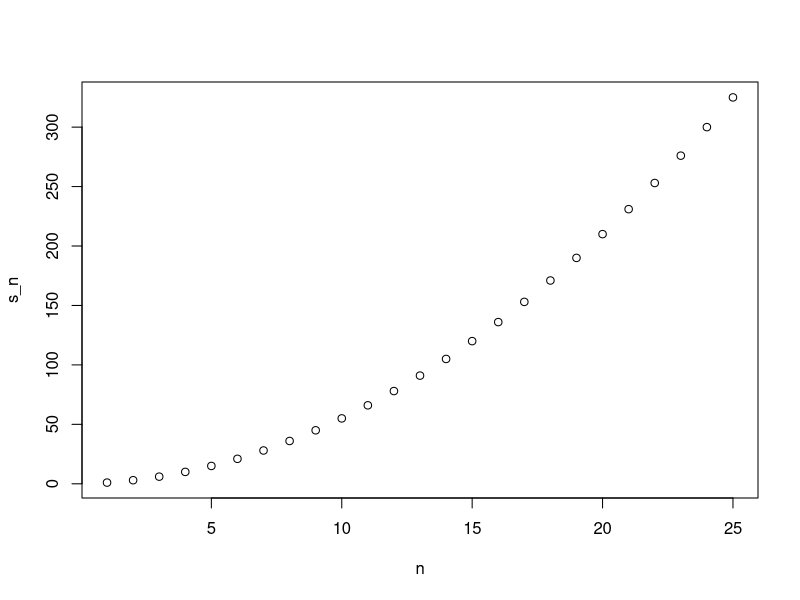
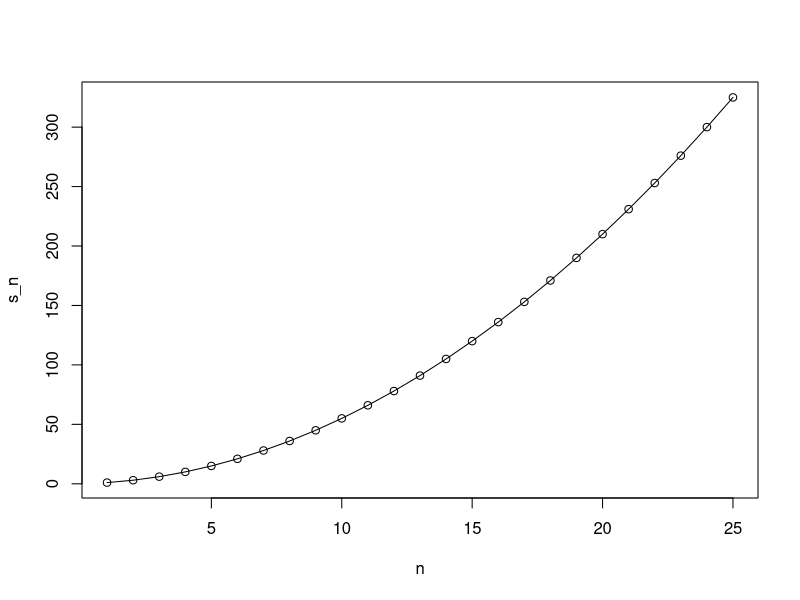
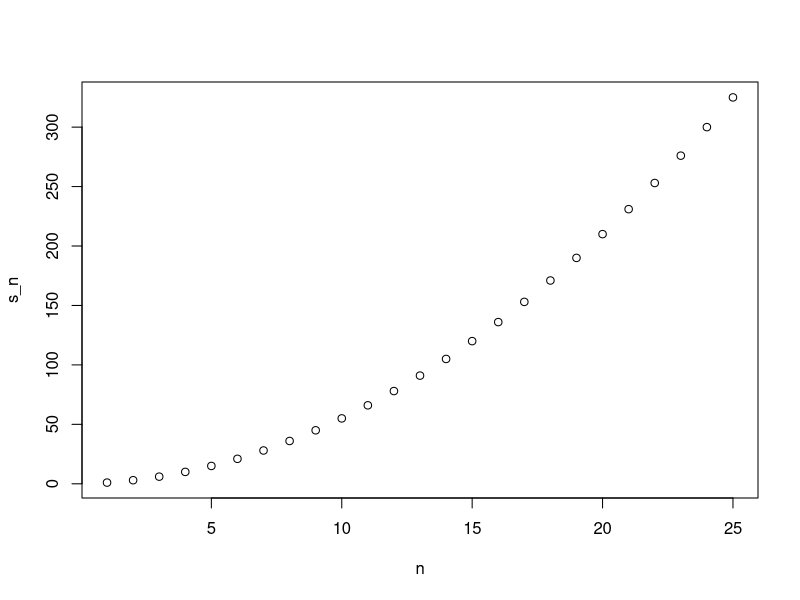
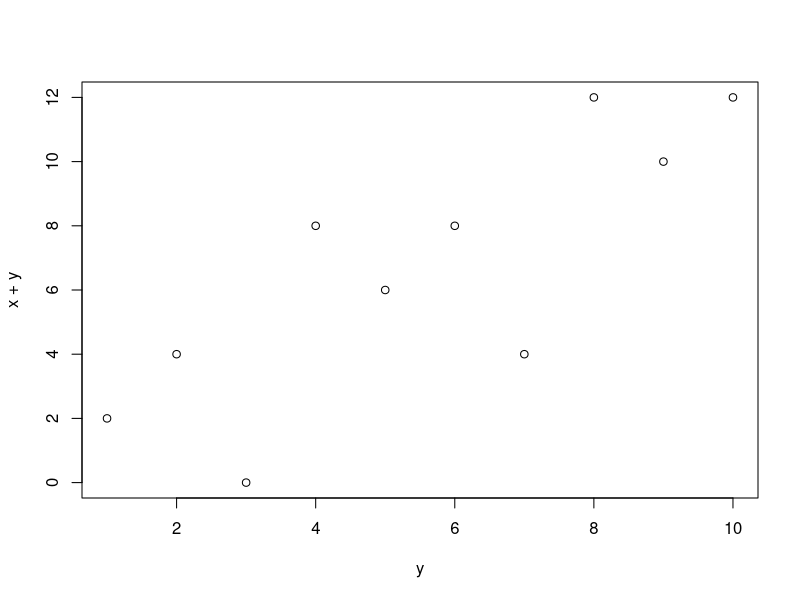
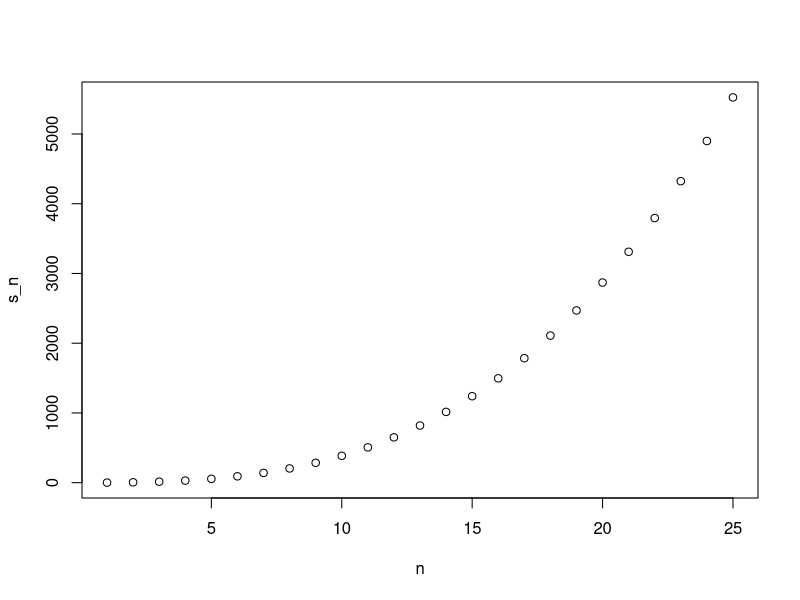

Generate these figures, in order, with R:
## ---- chunk 1
compute_s_n <- function(n){
  x <- 1:n
  sum(x)
}
## ---- chunk 2
for(i in 1:5){
  print(i)
}
## ---- chunk 3
m <- 25
s_n <- vector(length = m) # create an empty vector
for(n in 1:m){
  s_n[n] <- compute_s_n(n)
}
## ---- chunk 4
n <- 1:m
plot(n, s_n)
## ---- chunk 5
head(data.frame(s_n = s_n, formula = n*(n+1)/2))
## ---- chunk 6
plot(n, s_n)
lines(n, n * (n + 1)/2)
## ---- chunk 7
x <- 1:10
sqrt(x)

y <- 1:10
x*y

## ---- chunk 8
n <- 1:25
compute_s_n(n)
## ---- chunk 9
x <- 1:10
sapply(x, sqrt)
## ---- chunk 10
n <- 1:25
s_n <- sapply(n, compute_s_n)
plot(n, s_n)
## ---- chunk 11
x <- c(1,2,-3,4)

if(all(x>0)){
  print("All Postives")
} else{
  print("Not all positives")
}
## ---- chunk 12
all(x)
any(x)
any(!x)
all(!x)
## ---- chunk 13
install.packages('dslabs')
library(dslabs)
data(murders)

new_names<-ifelse(nchar(murders$state)>8,murders$abb,"")

## ---- chunk 14
sum_n <- function(n){
  x <- 1:n
  sum(x)
}

sum_n(5000)
## ---- chunk 15
alman_plot <- plot(y, x+y)

## ---- chunk 16
x <- 3
my_func <- function(y){
  x <- 5
  y+5
}

x
## ---- chunk 17
compute_s_n <- function(n){
  x <- 1:n
  sum(x^2)
}

compute_s_n(10)
## ---- chunk 18
s_n <- vector("numeric", 25)
n <- 1:25
for(i in n){
  s_n[i] <- compute_s_n(i)
}
s_n
## ---- chunk 19
s_n <- sapply(n, compute_s_n)
s_n
## ---- chunk 20
?map_dbl

library(purrr)
s_n<-map_dbl(n,compute_s_n)

s_n

## ---- chunk 21
plot(n, s_n)
## ---- chunk 22
identical(s_n, n*(n+1)*(2*n+1)/6)
